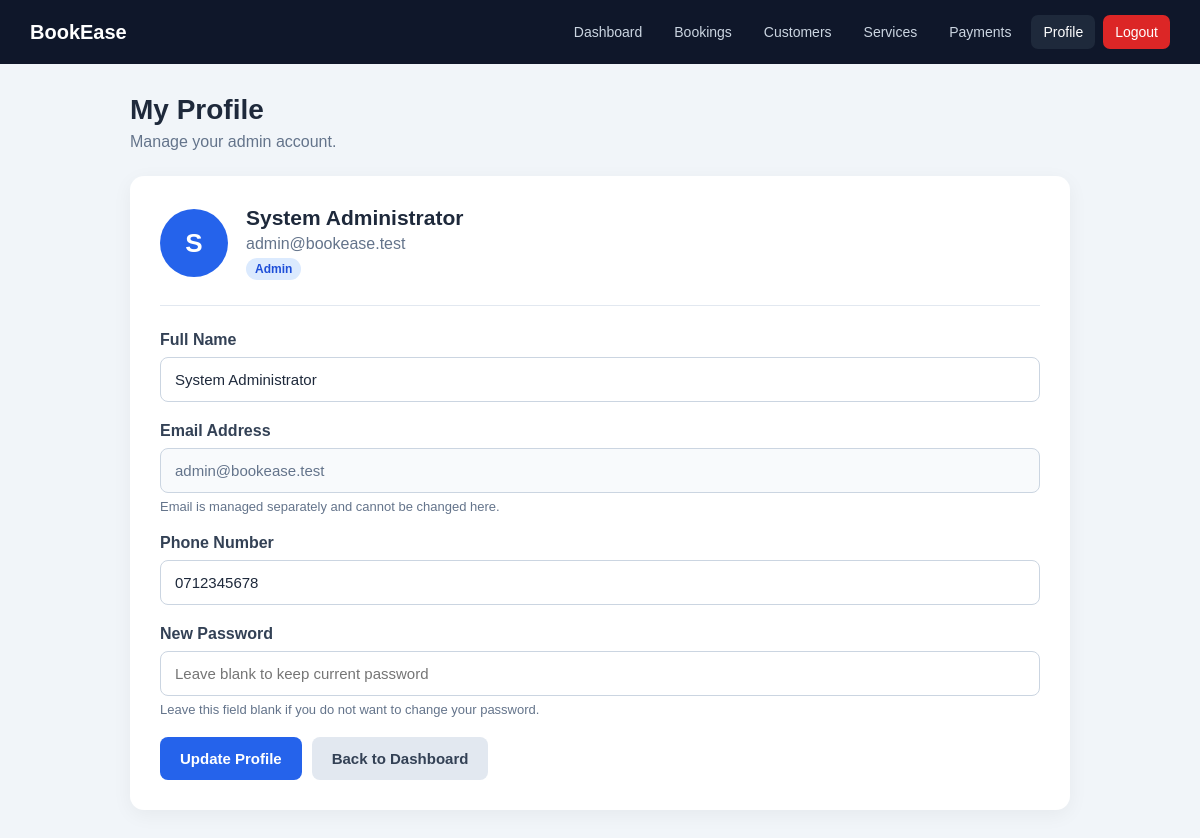
Screenshot of /admin/profile.php (signed in) with the database file from the repository.
### tables this page shows
CREATE TABLE users (

    id INT UNSIGNED AUTO_INCREMENT PRIMARY KEY,

    name VARCHAR(150) NOT NULL,

    email VARCHAR(190) NOT NULL UNIQUE,

    phone VARCHAR(30) DEFAULT NULL,

    password VARCHAR(255) NOT NULL,

    role ENUM(
        'admin',
        'customer',
        'staff'
    ) NOT NULL DEFAULT 'customer',

    status ENUM(
        'active',
        'inactive',
        'suspended'
    ) NOT NULL DEFAULT 'active',

    email_verified TINYINT(1) NOT NULL DEFAULT 0,

    verification_token VARCHAR(255) DEFAULT NULL,

    reset_token VARCHAR(255) DEFAULT NULL,

    reset_expires DATETIME DEFAULT NULL,

    last_login DATETIME DEFAULT NULL,

    created_at TIMESTAMP NOT NULL
        DEFAULT CURRENT_TIMESTAMP,

    updated_at TIMESTAMP NOT NULL
        DEFAULT CURRENT_TIMESTAMP
        ON UPDATE CURRENT_TIMESTAMP,

    INDEX idx_users_role (role),

    INDEX idx_users_status (status),

    INDEX idx_users_verification_token (
        verification_token
    ),

    INDEX idx_users_reset_token (
        reset_token
    )

);

### admin/profile.php (the view, shortened to what this page needs)
<?php
$userId = (int) $_SESSION['user_id'];
$role = strtolower(
    trim(
        (string) ($_SESSION['role'] ?? '')
    )
);
$conn = null;
try {
    $database = new Database();
    $conn = $database->getConnection();
} catch (Throwable $e) {
    http_response_code(500);
    die(
        'Database connection error.'
    );
}
$admin = [
    'id' => $userId,
    'name' => '',
    'email' => '',
    'phone' => '',
    'role' => $role,
    'status' => 'active'
];
try {
    $stmt = $conn->prepare("
        SELECT
            id,
            name,
            email,
            phone,
            role,
            status
        FROM users
        WHERE id = ?
        LIMIT 1
    ");
    $stmt->execute([
        $userId
    ]);
    $result =
        $stmt->fetch(PDO::FETCH_ASSOC);
    $admin = array_merge(
        $admin,
        $result
    );
} catch (Throwable $e) {
    $error =
        'Unable to load your profile.';
}
$displayName =
    trim(
        (string) (
            $admin['name']
            ?? 'Administrator'
        )
    );
$firstLetter =
    strtoupper(
        mb_substr(
            $displayName !== ''
                ? $displayName
                : 'A',
            0,
            1
        )
    );
function profileEscape($value): string
{
    return htmlspecialchars(
        (string) $value,
        ENT_QUOTES,
        'UTF-8'
    );
}
?>
<!DOCTYPE html>
<html lang="en">
<head>
</head>
<body>
<header class="topbar">
    <a
        href="<?= profileEscape(BASE_URL) ?>/admin/dashboard.php"
        class="brand"
    >
        <?= profileEscape(APP_NAME) ?>
    </a>
    <nav class="nav-links">
        <a
            href="<?= profileEscape(BASE_URL) ?>/admin/dashboard.php"
        >
            Dashboard
        </a>
        <a
            href="<?= profileEscape(BASE_URL) ?>/admin/bookings.php"
        >
            Bookings
        </a>
        <a
            href="<?= profileEscape(BASE_URL) ?>/admin/customers.php"
        >
            Customers
        </a>
        <a
            href="<?= profileEscape(BASE_URL) ?>/admin/services.php"
        >
            Services
        </a>
        <a
            href="<?= profileEscape(BASE_URL) ?>/admin/payments.php"
        >
            Payments
        </a>
        <a
            href="<?= profileEscape(BASE_URL) ?>/admin/profile.php"
            class="active"
        >
            Profile
        </a>
        <a
            href="<?= profileEscape(BASE_URL) ?>/logout.php"
            class="logout"
        >
            Logout
        </a>
    </nav>
</header>
<main class="content">
    <div class="page-title">
        <h1>
            My Profile
        </h1>
        <p>
            Manage your <?= profileEscape($role) ?> account.
        </p>
    </div>
    <div class="form-card">
        <div class="profile-header">
            <div class="profile-avatar">
                <?= profileEscape($firstLetter) ?>
            </div>
            <div>
                <h2>
                    <?= profileEscape(
                        $admin['name']
                        ?: 'Administrator'
                    ) ?>
                </h2>
                <p>
                    <?= profileEscape(
                        $admin['email']
                        ?: ''
                    ) ?>
                </p>
                <span class="role">
                    <?= profileEscape(
                        $admin['role']
                        ?: $role
                    ) ?>
                </span>
            </div>
        </div>
        <form
            method="POST"
            action=""
            autocomplete="off"
        >
            <div class="form-group">
                <label for="name">
                    Full Name
                </label>
                <input
                    type="text"
                    id="name"
                    name="name"
                    class="form-control"
                    value="<?= profileEscape(
                        $admin['name']
                        ?? ''
                    ) ?>"
                    maxlength="100"
                    required
                >
            </div>
            <div class="form-group">
                <label for="email">
                    Email Address
                </label>
                <input
                    type="email"
                    id="email"
                    class="form-control"
                    value="<?= profileEscape(
                        $admin['email']
                        ?? ''
                    ) ?>"
                    disabled
                >
                <div class="help-text">
                    Email is managed separately and cannot be changed here.
                </div>
            </div>
            <div class="form-group">
                <label for="phone">
                    Phone Number
                </label>
                <input
                    type="text"
                    id="phone"
                    name="phone"
                    class="form-control"
                    value="<?= profileEscape(
                        $admin['phone']
                        ?? ''
                    ) ?>"
                    maxlength="30"
                    placeholder="Enter phone number"
                >
            </div>
            <div class="form-group">
                <label for="password">
                    New Password
                </label>
                <input
                    type="password"
                    id="password"
                    name="password"
                    class="form-control"
                    placeholder="Leave blank to keep current password"
                    minlength="6"
                    autocomplete="new-password"
                >
                <div class="help-text">
                    Leave this field blank if you do not want to change your password.
                </div>
            </div>
            <div class="actions">
                <button
                    type="submit"
                    class="btn btn-primary"
                >
                    Update Profile
                </button>
                <a
                    href="<?= profileEscape(BASE_URL) ?>/admin/dashboard.php"
                    class="btn btn-secondary"
                >
                    Back to Dashboard
                </a>
            </div>
        </form>
    </div>
</main>
</body>
</html>

### admin/profile.php (style rules this page uses)
* { box-sizing: border-box; }
body { margin: 0; font-family: Arial, Helvetica, sans-serif; background: #f1f5f9; color: #1e293b; }
.topbar { background: #0f172a; color: #fff; min-height: 64px; display: flex; align-items: center; justify-content: space-between; padding: 0 30px; gap: 20px; }
.brand { color: #fff; text-decoration: none; font-size: 20px; font-weight: 700; }
.nav-links { display: flex; align-items: center; gap: 8px; flex-wrap: wrap; }
.nav-links a { color: #cbd5e1; text-decoration: none; padding: 9px 12px; border-radius: 7px; font-size: 14px; }
.nav-links a:hover, .nav-links a.active { background: #1e293b; color: #fff; }
.logout { background: #dc2626 !important; color: #fff !important; }
.content { max-width: 1000px; margin: 0 auto; padding: 30px; }
.page-title { margin-bottom: 25px; }
.page-title h1 { margin: 0; font-size: 28px; }
.page-title p { margin: 7px 0 0; color: #64748b; }
.form-card { background: #fff; padding: 30px; border-radius: 14px; box-shadow: 0 5px 20px rgba(0, 0, 0, .05); }
.profile-header { display: flex; align-items: center; gap: 18px; padding-bottom: 25px; margin-bottom: 25px; border-bottom: 1px solid #e2e8f0; }
.profile-avatar { width: 68px; height: 68px; min-width: 68px; border-radius: 50%; display: flex; align-items: center; justify-content: center; background: #2563eb; color: #fff; font-size: 26px; font-weight: bold; }
.profile-header h2 { margin: 0 0 5px; font-size: 21px; }
.profile-header p { margin: 0 0 5px; color: #64748b; }
.role { display: inline-block; padding: 4px 9px; border-radius: 20px; background: #dbeafe; color: #1d4ed8; font-size: 12px; font-weight: 700; text-transform: capitalize; }
.form-group { margin-bottom: 20px; }
.form-group label { display: block; margin-bottom: 8px; font-weight: 600; color: #334155; }
.form-control { width: 100%; padding: 13px 14px; border: 1px solid #cbd5e1; border-radius: 8px; font-size: 15px; outline: none; background: #fff; color: #1e293b; }
.form-control:disabled { background: #f8fafc; color: #64748b; cursor: not-allowed; }
.help-text { margin-top: 6px; color: #64748b; font-size: 13px; }
.actions { display: flex; gap: 10px; flex-wrap: wrap; margin-top: 10px; }
.btn { display: inline-block; border: none; padding: 13px 20px; border-radius: 8px; font-size: 15px; font-weight: 600; cursor: pointer; text-decoration: none; }
.btn-primary { background: #2563eb; color: #fff; }
.btn-secondary { background: #e2e8f0; color: #334155; }

### rows the page displays
users: name "S", name "System Administrator", email "admin@bookease.test", role "Admin", phone "0712345678"

### other values shown
profileEscape(APP_NAME) "BookEase"
profileEscape($role) "admin"
